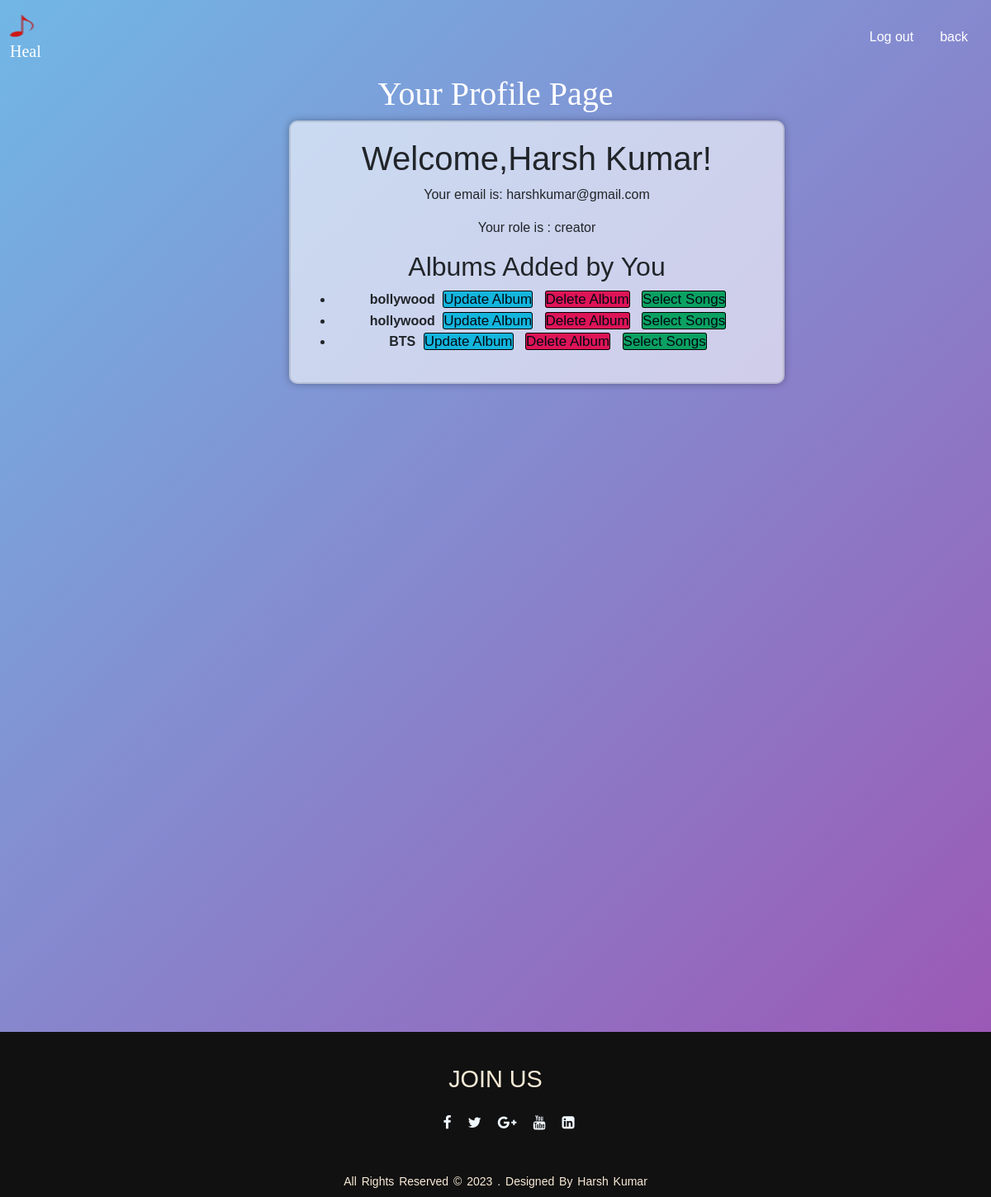
The app's page /profile (signed in) with its own data.
### websites/models.py (models this page shows, shortened)
class User(db.Model,UserMixin):
    id=db.Column(db.Integer,primary_key=True)
    username=db.Column(db.String(20),nullable=False)
    email=db.Column(db.String(20),unique=True)
    password=db.Column(db.String(60),nullable=True)
    date_created=db.Column(db.DateTime,default=datetime.utcnow)
    playlist = db.relationship('Song', secondary=playlist_association, backref=db.backref('users', lazy='dynamic'))
    role=db.Column(db.String(10),default='user')

class Album(db.Model):
    id = db.Column(db.Integer, primary_key=True)
    name = db.Column(db.String(255), nullable=False)
    genre = db.Column(db.String(255))
    artist = db.Column(db.String(255))
    image=db.Column(db.String(255))
    creator_id = db.Column(db.Integer, db.ForeignKey('user.id'), nullable=False)
    creator = db.relationship('User', backref='albums')

### websites/views.py (the view)
@view.route('/profile')
@login_required
def profile():
    creator_albums = current_user.albums
    return render_template('profile.html', user=current_user,creator_albums=creator_albums)

### websites/templates/profile.html
{% extends 'layouts.html' %}
{% block content%}
<link rel="stylesheet" type="text/css" href="{{ url_for('static', filename='creator.css') }}">
<div class="banner4">
    <nav class="navbar">
        <div class="container-fluid">
          <a class="navbar-brand" href="#">
            <img src="{{ url_for('static', filename='favion.png') }}" alt="" width="30" height="30" class="d-inline-block align-text-top">
            <div class="par1">
                Heal
            </div>
          </a>
          <ul class="nav justify-content-end">
            <li class="nav-item">
              <a class="nav-link active" aria-current="page"  style="color: #fff;" href="{{url_for('views.logout')}}">Log out</a>
            </li>
            <li class="nav-item">
              {% if user.role == 'creator' %}
                <a class="nav-link" style="color: #fff;" href="{{url_for('views.creator')}}">back</a>
              {% else %}
              <a class="nav-link"  style="color: #fff;" href="{{url_for('views.dashboard')}}">back</a>
              {% endif %}
            </li>
          </ul>
        </div>
      </nav>
      <h1 style="text-align: center; color: white; font-family: 'Times New Roman', Times, serif;"> Your Profile Page</h1>
      <div class="transparent-box">
        <h1> Welcome,{{ user.username }}!</h1>
        <p>Your email is: {{ user.email }}</p>
        <p>Your role is : {{user.role}}</p>
        <h2>Albums Added by You</h2>
        {% if creator_albums %}
        <ul>
        {% for album in creator_albums %}
        <li>
          <strong>{{ album.name }}</strong>
        <a href="{{ url_for('views.update_album', album_id=album.id) }}" style="margin: 5px; border-radius:3px;text-decoration: none; background-color: rgb(20, 181, 221); color: rgb(1, 10, 19);align-items: center; font-size: 17px;border: 1px solid black;">Update Album</a>
        <a href="{{ url_for('views.delete_album', album_id=album.id) }}" style="margin: 5px; border-radius:3px;text-decoration: none; background-color: rgb(221, 20, 87); color: rgb(1, 10, 19);align-items: center; font-size: 17px;border: 1px solid black;"onclick="return confirm('Are you sure?')">Delete Album</a>
        <a href="{{ url_for('views.select_songs', album_id=album.id) }}" style="margin: 5px; border-radius:3px;text-decoration: none; background-color: rgb(11, 161, 98); color: rgb(1, 10, 19);align-items: center; font-size: 17px;border: 1px solid black;">Select Songs</a>
        </li>
        {% endfor %}
        </ul>
       {% else %}
        <p>No albums added yet.</p>
      {% endif %}
      </div>
</div>
{%endblock%}

### websites/static/style.css (style rules this page uses)
* { margin: 0; padding:0; font-family: sans-serif; }
.par1 { font-size: 20px; word-spacing: 2px; text-transform:capitalize ; font-family: 'Times New Roman'; color: #fff; }

### websites/static/creator.css (style rules this page uses)
.banner4 { height:1250px; width: 100%; background-image: linear-gradient(135deg,#71b7e6,#9b59b6); }
.transparent-box { background-color: rgba(255, 255, 255, 0.6); padding: 20px; border-radius: 10px; box-shadow: 0 0 10px rgba(0, 0, 0, 0.3); text-align: center; border: 2px solid rgba(0, 0, 0, 0.1); width: 50%; justify-content: center; text-align: center; margin-left: 350px; }

### records on screen
User: username "Harsh Kumar", email "harshkumar@gmail.com", role "creator"
Album: name "bollywood"
Album: name "hollywood"
Album: name "BTS"
